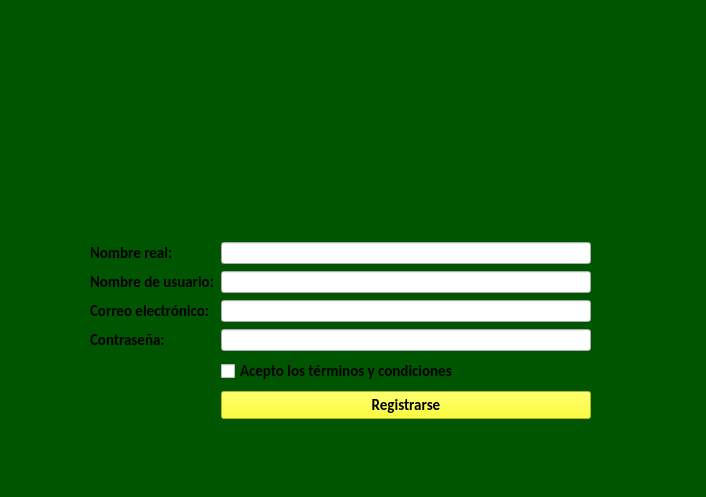
<?xml version="1.0" encoding="UTF-8"?>
<ui version="4.0">
 <class>Registro</class>
 <widget class="QMainWindow" name="Registro">
  <property name="geometry">
   <rect>
    <x>0</x>
    <y>0</y>
    <width>706</width>
    <height>497</height>
   </rect>
  </property>
  <property name="minimumSize">
   <size>
    <width>706</width>
    <height>497</height>
   </size>
  </property>
  <property name="maximumSize">
   <size>
    <width>706</width>
    <height>497</height>
   </size>
  </property>
  <property name="windowTitle">
   <string>Guiñote</string>
  </property>
  <property name="styleSheet">
   <string notr="true">#centralwidget{
background-color: rgb(0, 85, 0);
}

#formLayout{
background-color: rgb(255,255,255)
}</string>
  </property>
  <widget class="QWidget" name="centralwidget">
   <widget class="QWidget" name="formLayoutWidget">
    <property name="geometry">
     <rect>
      <x>50</x>
      <y>242</y>
      <width>581</width>
      <height>201</height>
     </rect>
    </property>
    <layout class="QFormLayout" name="formLayout">
     <property name="fieldGrowthPolicy">
      <enum>QFormLayout::AllNonFixedFieldsGrow</enum>
     </property>
     <property name="horizontalSpacing">
      <number>7</number>
     </property>
     <property name="verticalSpacing">
      <number>7</number>
     </property>
     <property name="leftMargin">
      <number>40</number>
     </property>
     <property name="rightMargin">
      <number>40</number>
     </property>
     <item row="0" column="0">
      <widget class="QLabel" name="label_nombre_real">
       <property name="font">
        <font>
         <family>Calibri</family>
         <pointsize>11</pointsize>
         <bold>true</bold>
        </font>
       </property>
       <property name="text">
        <string>Nombre real:</string>
       </property>
      </widget>
     </item>
     <item row="0" column="1">
      <widget class="QLineEdit" name="text_nombre_real"/>
     </item>
     <item row="1" column="0">
      <widget class="QLabel" name="label_nombre_usuario_registro">
       <property name="font">
        <font>
         <family>Calibri</family>
         <pointsize>11</pointsize>
         <bold>true</bold>
        </font>
       </property>
       <property name="text">
        <string>Nombre de usuario:</string>
       </property>
      </widget>
     </item>
     <item row="1" column="1">
      <widget class="QLineEdit" name="text_nombre_usuario_registro"/>
     </item>
     <item row="2" column="0">
      <widget class="QLabel" name="label_correo">
       <property name="font">
        <font>
         <family>Calibri</family>
         <pointsize>11</pointsize>
         <bold>true</bold>
        </font>
       </property>
       <property name="text">
        <string>Correo electrónico:</string>
       </property>
      </widget>
     </item>
     <item row="2" column="1">
      <widget class="QLineEdit" name="text_correo"/>
     </item>
     <item row="4" column="1">
      <widget class="QCheckBox" name="boton_terminos">
       <property name="font">
        <font>
         <family>Calibri</family>
         <pointsize>11</pointsize>
         <bold>true</bold>
        </font>
       </property>
       <property name="text">
        <string>Acepto los términos y condiciones</string>
       </property>
      </widget>
     </item>
     <item row="5" column="1">
      <widget class="QPushButton" name="boton_confirmar_registro">
       <property name="font">
        <font>
         <family>Calibri</family>
         <pointsize>11</pointsize>
         <bold>true</bold>
        </font>
       </property>
       <property name="styleSheet">
        <string notr="true">background-color: rgb(255, 255, 0);</string>
       </property>
       <property name="text">
        <string>Registrarse</string>
       </property>
      </widget>
     </item>
     <item row="3" column="1">
      <widget class="QLineEdit" name="text_contrasenya_registro"/>
     </item>
     <item row="3" column="0">
      <widget class="QLabel" name="label_contrasenya_registro">
       <property name="font">
        <font>
         <family>Calibri</family>
         <pointsize>11</pointsize>
         <bold>true</bold>
        </font>
       </property>
       <property name="text">
        <string>Contraseña:</string>
       </property>
      </widget>
     </item>
    </layout>
   </widget>
   <widget class="QLabel" name="label">
    <property name="geometry">
     <rect>
      <x>280</x>
      <y>50</y>
      <width>150</width>
      <height>150</height>
     </rect>
    </property>
    <property name="text">
     <string>&lt;html&gt;&lt;head/&gt;&lt;body&gt;&lt;p&gt;&lt;img src=&quot;:/logo/150.png&quot;/&gt;&lt;/p&gt;&lt;/body&gt;&lt;/html&gt;</string>
    </property>
   </widget>
  </widget>
 </widget>
 <resources>
  <include location="../Imagenes/imagenes.qrc"/>
 </resources>
 <connections/>
</ui>
